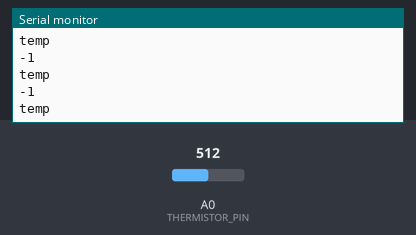
Bench run of a sketch on a simulated Arduino Uno, built with avr-gcc and run on an emulated ATmega328P. Shown: the last lines printed to the serial monitor. Inputs (shaded band) come from the test bench; at power-on: A0 (THERMISTOR_PIN) = 512.

Above: at 4.2 s.
4.3 s: A0 (THERMISTOR_PIN) set to 537
At 5.3 s:
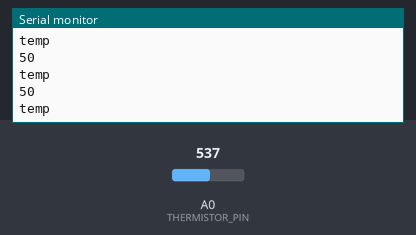
5.8 s: A0 (THERMISTOR_PIN) set to 562
10.3 s: A0 (THERMISTOR_PIN) set to 370
At 11.2 s:
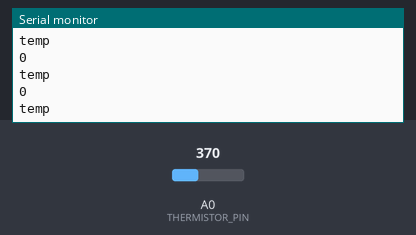
11.8 s: A0 (THERMISTOR_PIN) set to 395
At 12.9 s:
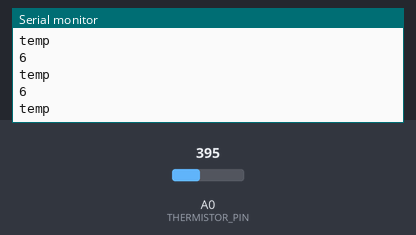
Timing chart, 0 to 13.9 s (numbered marks = the images above; inputs shaded):
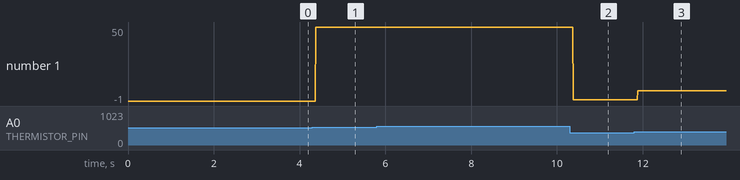

Measured:
- after the input at 4.3 s, the serial monitor: prints a new line after 0.08 s (image 1)
- after the input at 10.3 s, the serial monitor: prints a new line after 0.08 s (image 2)
- after the input at 11.8 s, the serial monitor: prints a new line after 0.08 s (image 3)
- plotted number 1: -1 → 50 after the input at 4.3 s, 50 → 0 after the input at 10.3 s, 0 → 6 after the input at 11.8 s

The sketch:

Thermistor.ino
```cpp
int THERMISTOR_PIN = A0;
int min = 0;
int max = 0;
int notSet = 1;

void setup () {
  Serial.begin(9600);
  pinMode(THERMISTOR_PIN, INPUT);
}

void loop () {
  int val = analogRead(THERMISTOR_PIN);
  if (notSet) {
    max = val;
    min = val;
    notSet = 0;
  }
  if (val > max) {
    max = val;
  }
  if (val < min) {
    min = val;
  }

  int c = map(val, min, max, 0,50);
  Serial.println("temp ");
  Serial.println(c);
}
```
